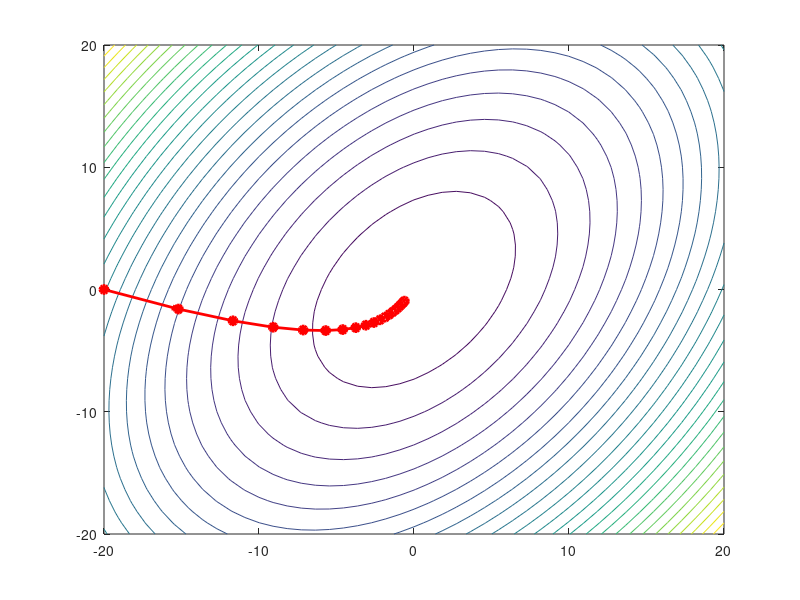

MATLAB code to generate this figure:
clear all
close all
more off

tx = ty = linspace (-20, 20, 45);
[xx, yy] = meshgrid (tx, ty);
tz = 6.*(xx .^ 2) + 4.*(yy .^ 2) - 4.*xx.*yy

contour (tx, ty, tz, 25)
hold on;

x=-20;
y=0;
# Sloooow
#stepsize=0.005;
# Bulls eye
stepsize=0.02;
# Shaky
#stepsize=0.1;
# Wild
#stepsize=0.15;
for i = 1:20
  printf("Loop %i \n", i);

  dx=stepsize*(12.*x -4.*y);
  dy=stepsize*(8.*y - 4.*x);
  printf("x=%i, y=%i, dx=%i, dy=%i \n", x,y,dx,dy);
  quiver(x,y,-dx,-dy,0, 'Color', 'r', 'MaxHeadSize', 0.05, 'LineWidth', 2.0, 'Marker', 'o', 'MarkerFaceColor', 'r');
  hold on
  x=x-dx;
  y=y-dy;
endfor

print -GraphicsAlphaBits=4 "test.png"


